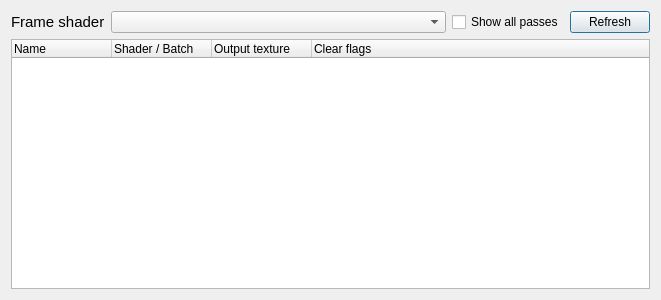
<?xml version="1.0" encoding="UTF-8"?>
<ui version="4.0">
 <class>FrameshaderBrowser</class>
 <widget class="QDialog" name="FrameshaderBrowser">
  <property name="geometry">
   <rect>
    <x>0</x>
    <y>0</y>
    <width>661</width>
    <height>300</height>
   </rect>
  </property>
  <property name="font">
   <font>
    <family>Segoe UI</family>
   </font>
  </property>
  <property name="windowTitle">
   <string>Frame shader browser</string>
  </property>
  <layout class="QGridLayout" name="gridLayout">
   <item row="0" column="2">
    <widget class="QCheckBox" name="showAllBatches">
     <property name="toolTip">
      <string>Also displays batches which are not relevant for materials.</string>
     </property>
     <property name="text">
      <string>Show all passes</string>
     </property>
    </widget>
   </item>
   <item row="0" column="0">
    <widget class="QLabel" name="label">
     <property name="sizePolicy">
      <sizepolicy hsizetype="Minimum" vsizetype="Preferred">
       <horstretch>0</horstretch>
       <verstretch>0</verstretch>
      </sizepolicy>
     </property>
     <property name="font">
      <font>
       <family>Segoe UI</family>
       <pointsize>11</pointsize>
      </font>
     </property>
     <property name="text">
      <string>Frame shader</string>
     </property>
    </widget>
   </item>
   <item row="0" column="1">
    <widget class="QComboBox" name="frameShaderSelect">
     <property name="sizePolicy">
      <sizepolicy hsizetype="Expanding" vsizetype="Fixed">
       <horstretch>0</horstretch>
       <verstretch>0</verstretch>
      </sizepolicy>
     </property>
    </widget>
   </item>
   <item row="1" column="0" colspan="4">
    <widget class="QTreeWidget" name="frameShaderTree">
     <attribute name="headerVisible">
      <bool>true</bool>
     </attribute>
     <column>
      <property name="text">
       <string>Name</string>
      </property>
     </column>
     <column>
      <property name="text">
       <string>Shader / Batch</string>
      </property>
     </column>
     <column>
      <property name="text">
       <string>Output texture</string>
      </property>
     </column>
     <column>
      <property name="text">
       <string>Clear flags</string>
      </property>
     </column>
    </widget>
   </item>
   <item row="0" column="3">
    <widget class="QPushButton" name="refreshButton">
     <property name="toolTip">
      <string>Reload selected frame shader from file.</string>
     </property>
     <property name="text">
      <string>Refresh</string>
     </property>
    </widget>
   </item>
  </layout>
 </widget>
 <resources/>
 <connections/>
</ui>
